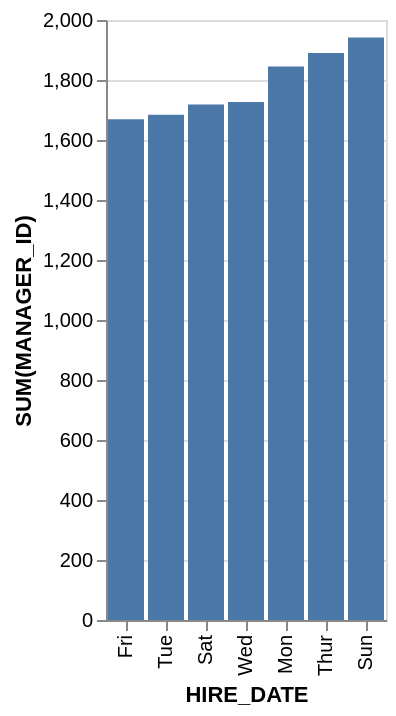

Vega-Lite specification for this chart:
### Vega-Lite specification from a JSON file in a GitHub repository (floating-point values rounded to 4 significant figures)
{"data": {"values": [{"x_data": "Fri", "y_data": 1669}, {"x_data": "Tue", "y_data": 1684}, {"x_data": "Sat", "y_data": 1718}, {"x_data": "Wed", "y_data": 1727}, {"x_data": "Mon", "y_data": 1845}, {"x_data": "Thur", "y_data": 1890}, {"x_data": "Sun", "y_data": 1942}]}, "mark": "bar", "encoding": {"x": {"field": "x_data", "type": "nominal", "title": "HIRE_DATE", "sort": {"op": "sum", "field": "y_data", "order": "ascending"}}, "y": {"field": "y_data", "type": "quantitative", "title": "SUM(MANAGER_ID)"}}}
